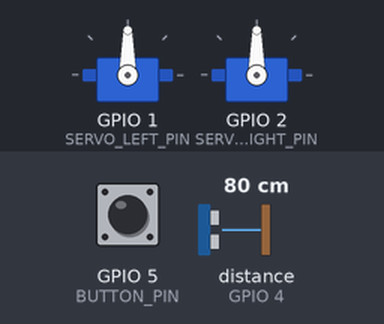
This sketch was run on a simulated ESP32. On the bench: 2 × servo. The test bench sets the inputs (shaded band); at power-on: GPIO 5 (BUTTON_PIN) LOW, distance to the obstacle (sensor on GPIO 4) 80 cm. The echo pulse lasts 58.3 µs per cm; WiFi joins after 1.5 s; servers stay silent unless stated; random numbers use the default seed unless the sketch sets one; what the sketch prints to the serial monitor is not drawn.

Above: at 2.7 s.
2.8 s: GPIO 5 (BUTTON_PIN) pulled HIGH for 0.15 s
At 3.6 s:
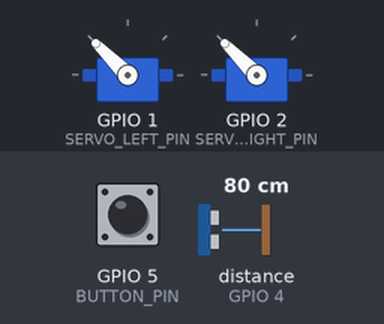
4.4 s: distance to the obstacle (sensor on GPIO 4) set to 12 cm
5.9 s: distance to the obstacle (sensor on GPIO 4) set to 9 cm
At 7.2 s:
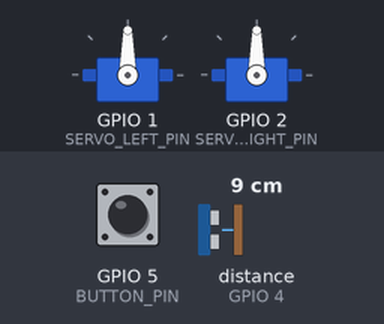
7.7 s: distance to the obstacle (sensor on GPIO 4) set to 7 cm
9.2 s: distance to the obstacle (sensor on GPIO 4) set to 4 cm
At 9.6 s:
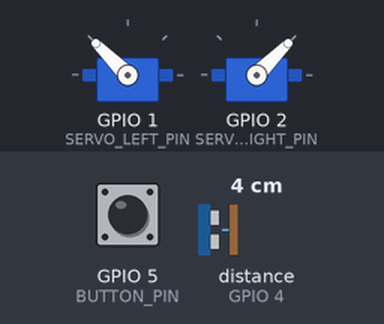
10.7 s: GPIO 5 (BUTTON_PIN) pulled HIGH for 1 s
At 11.8 s:
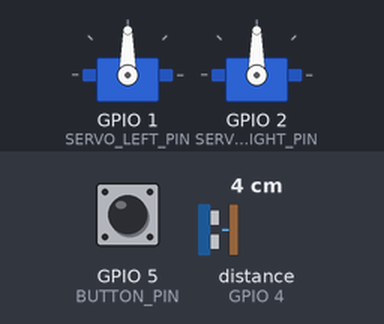
Timing chart, 0 to 13.7 s (numbered marks = the images above; inputs shaded):
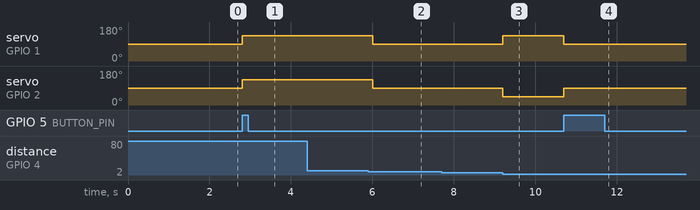

Measured:
- the behaviour switches between 11 and 10 cm on distance to the obstacle (sensor on GPIO 4) (found by bisection; images 1 and 2)
- the behaviour switches between 6 and 5 cm on distance to the obstacle (sensor on GPIO 4) (found by bisection; images 2 and 3)
- after the input at 2.8 s, servo on GPIO 1 (SERVO_LEFT_PIN), servo on GPIO 2 (SERVO_RIGHT_PIN): 90° → 135° at once
- after the input at 4.4 s, every drawn part: stays the same
- after the input at 5.9 s, servo on GPIO 1 (SERVO_LEFT_PIN), servo on GPIO 2 (SERVO_RIGHT_PIN): 135° → 90° after 0.10 s
- after the input at 7.7 s, every drawn part: stays the same
- after the input at 9.2 s, servo on GPIO 1 (SERVO_LEFT_PIN): 90° → 135° at once; servo on GPIO 2 (SERVO_RIGHT_PIN): 90° → 45° at once
- after the input at 10.7 s, servo on GPIO 1 (SERVO_LEFT_PIN): 135° → 90° at once; servo on GPIO 2 (SERVO_RIGHT_PIN): 45° → 90° at once

The sketch:

OK_20250627_modes.ino
```cpp
#include <WiFi.h>
#include <WebServer.h>
#include <WebSocketsServer.h>
#include <ESP32Servo.h>

// ==== Function Prototypes ====
void stopMotors();
void sendServoCommand(uint8_t cmd);
void webSocketEvent(uint8_t num, WStype_t type, uint8_t * payload, size_t length);
float readDistance();
void checkButton();
void handleDistanceMode();

// ==== WiFi Credentials ====
const char* ssid     = "earthworm";
const char* password = "12345678";

// ==== Pin Definitions ====
const int SERVO_LEFT_PIN   = D0;
const int SERVO_RIGHT_PIN  = D1;
const int TRIG_PIN         = D2;
const int ECHO_PIN         = D3;
const int BUTTON_PIN       = D4;  // Active-HIGH pushbutton

// ==== Servo Setup ====
Servo servoLeft;
Servo servoRight;

const int SERVO_STOP  = 90;
const int SERVO_FASTF = 135;
const int SERVO_FASTB = 45;

// ==== Modes ====
enum Mode { MANUAL = 0, DISTANCE = 1, LINE_FOLLOW = 2 };
Mode currentMode = MANUAL;
const char* modeNames[] = {  "MANUAL", "DISTANCE", "LINE FOLLOW" };

// ==== Timing ====
unsigned long lastButtonPress = 0;
const unsigned long debounceDelay = 300;

unsigned long lastSensorTime = 0;
const unsigned long sensorInterval = 200;
#define SOUND_SPEED 0.034
#define ECHO_TIMEOUT 30000

int turnDirection = 0;
unsigned long lastTurnToggle = 0;

// ==== Web Interfaces ====
WebServer server(80);
WebSocketsServer webSocket(81);

// ==== HTML Page (same as original) ====
const char* htmlPage = R"rawliteral(
<!DOCTYPE html>
<html>
<head>
  <title>Omni Directional Robot Control</title>
  <meta name="viewport" content="width=device-width, initial-scale=1">
  <link rel="stylesheet" type="text/css" href="https://raw.flemingsociety.com/robot/style.css">
</head>
<body>
  <div class="logo-container">
    <img src="https://raw.flemingsociety.com/logo.png" alt="Fleming Society Logo">
  </div>
  <div class="container">
    <h1>Omni Directional Robot Control</h1>
    <div class="row">
      <button id="btnUp"    onmousedown="buttonPress('1')" onmouseup="buttonRelease()" ontouchstart="buttonPress('1')" ontouchend="buttonRelease()">&#8679;</button>
    </div>
    <div class="row">
      <button id="btnLeft"  onmousedown="buttonPress('3')" onmouseup="buttonRelease()" ontouchstart="buttonPress('3')" ontouchend="buttonRelease()">&#8678;</button>
      <div class="spacer"></div>
      <button id="btnRight" onmousedown="buttonPress('4')" onmouseup="buttonRelease()" ontouchstart="buttonPress('4')" ontouchend="buttonRelease()">&#8680;</button>
    </div>
    <div class="row">
      <button id="btnDown"  onmousedown="buttonPress('2')" onmouseup="buttonRelease()" ontouchstart="buttonPress('2')" ontouchend="buttonRelease()">&#8681;</button>
    </div>
  </div>
  <script src="https://raw.flemingsociety.com/robot/script.js"></script>
</body>
</html>
)rawliteral";

// ==== Setup ====
void setup() {
  Serial.begin(115200);

  // Pin config
  pinMode(BUTTON_PIN, INPUT);
  pinMode(TRIG_PIN, OUTPUT);
  pinMode(ECHO_PIN, INPUT);

  // Attach servos
  servoLeft.attach(SERVO_LEFT_PIN);
  servoRight.attach(SERVO_RIGHT_PIN);
  stopMotors();

  // WiFi
  WiFi.begin(ssid, password);
  Serial.print("Connecting to WiFi");
  while (WiFi.status() != WL_CONNECTED) {
    delay(500); Serial.print(".");
  }
  Serial.printf("\nConnected! IP=%s\n", WiFi.localIP().toString().c_str());

  // Web services
  server.on("/", []() {
    server.send(200, "text/html", htmlPage);
  });
  server.begin();
  webSocket.begin();
  webSocket.onEvent(webSocketEvent);
}

// ==== Loop ====
void loop() {
  server.handleClient();
  webSocket.loop();

  checkButton();

  switch (currentMode) {
    case DISTANCE:
      handleDistanceMode();
      break;
    case MANUAL:
      // handled via WebSocket
      break;
    case LINE_FOLLOW:
      // future implementation
      break;
  }
}

// ==== Handle Pushbutton ====
void checkButton() {
  static bool lastState = LOW;
  bool currentState = digitalRead(BUTTON_PIN);

  if (currentState == HIGH && lastState == LOW && millis() - lastButtonPress > debounceDelay) {
    currentMode = static_cast<Mode>((currentMode + 1) % 3);
    Serial.printf("Mode changed to: %s\n", modeNames[currentMode]);
    stopMotors();
    lastButtonPress = millis();
  }

  lastState = currentState;
}

// ==== Obstacle Avoidance ====
void handleDistanceMode() {
  unsigned long now = millis();

  if (now - lastSensorTime >= sensorInterval) {
    lastSensorTime = now;
    float distance = readDistance();
    Serial.printf("Distance: %.2f cm\n", distance);

    if (distance > 0 && distance < 5.0) {
      if (turnDirection == 0) {
        servoLeft.write(SERVO_FASTB);
        servoRight.write(SERVO_FASTF);
        Serial.println("← Distance: Turning LEFT");
      } else {
        servoLeft.write(SERVO_FASTF);
        servoRight.write(SERVO_FASTB);
        Serial.println("→ Distance: Turning RIGHT");
      }
    } else if (distance > 10.0) {
      servoLeft.write(SERVO_FASTF);
      servoRight.write(SERVO_FASTF);
      Serial.println("↑ Distance: Moving FORWARD");
      turnDirection = random(0, 2);
    } else {
      stopMotors();
      Serial.println("Distance: No echo / too close");
    }
  }
}

// ==== WebSocket Events ====
void webSocketEvent(uint8_t num, WStype_t type, uint8_t * payload, size_t length) {
  if (type == WStype_TEXT && currentMode == MANUAL) {
    char buf[4] = {0};
    memcpy(buf, payload, min(length, sizeof(buf) - 1));
    uint8_t cmd = atoi(buf);
    sendServoCommand(cmd);
  }
}

// ==== Manual Commands ====
void sendServoCommand(uint8_t cmd) {
  Serial.printf("Web cmd: %u\n", cmd);
  switch (cmd) {
    case 4: // forward
      servoLeft.write(SERVO_FASTF);
      servoRight.write(SERVO_FASTF);
      break;
    case 3: // backward
      servoLeft.write(SERVO_FASTB);
      servoRight.write(SERVO_FASTB);
      break;
    case 2: // turn left
      servoLeft.write(SERVO_FASTB);
      servoRight.write(SERVO_FASTF);
      break;
    case 1: // turn right
      servoLeft.write(SERVO_FASTF);
      servoRight.write(SERVO_FASTB);
      break;
    default:
      stopMotors();
      break;
  }
}

// ==== Stop Motors ====
void stopMotors() {
  servoLeft.write(SERVO_STOP);
  servoRight.write(SERVO_STOP);
  Serial.println("Motors stopped");
}

// ==== Read Distance ====
float readDistance() {
  digitalWrite(TRIG_PIN, HIGH);
  delayMicroseconds(10);
  digitalWrite(TRIG_PIN, LOW);
  long duration = pulseInLong(ECHO_PIN, HIGH, ECHO_TIMEOUT);
  if (duration == 0) return -1.0;
  return duration * SOUND_SPEED / 2;
}
```
